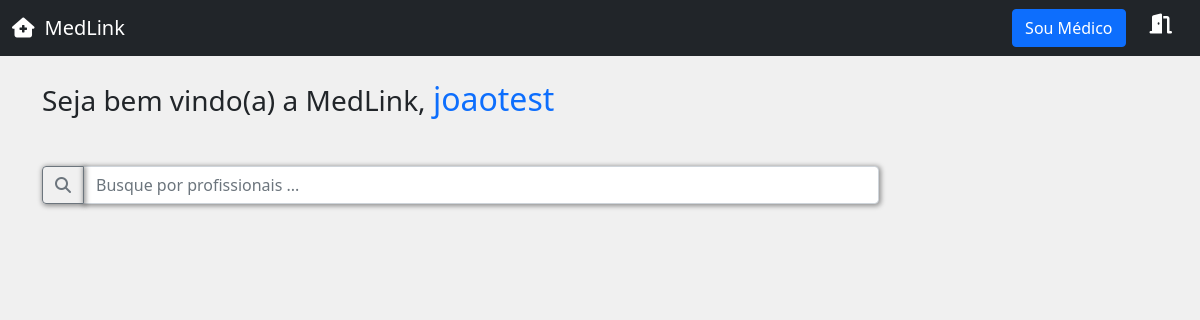
Before: /pacientes/home/ (signed in) with the older database file.
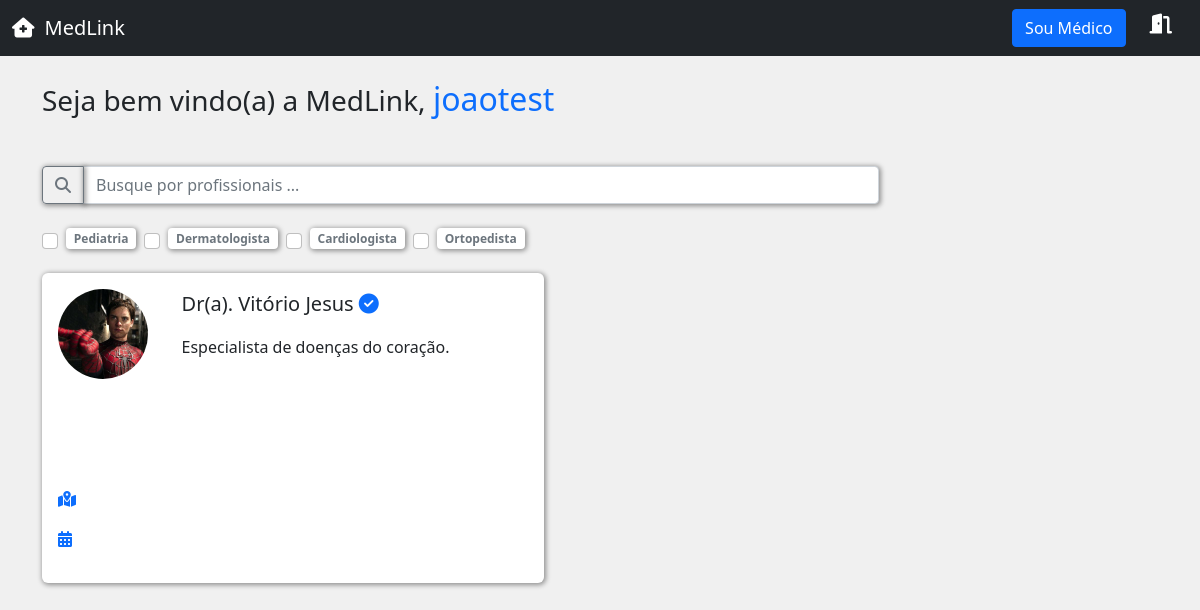
After: the same page with the newer database file.
### medico/models.py (models this page shows, shortened)
class Especialidade(models.Model):
    especialidade = models.CharField(max_length=100)

class DadosMedico(models.Model):
    crm = models.CharField(max_length=50)
    nome = models.CharField(max_length=100)
    cep = models.CharField(max_length=15)
    rua = models.CharField(max_length=100)
    bairro = models.CharField(max_length=100)
    numero = models.IntegerField()
    rg = models.ImageField(upload_to='rgs')
    cedula_identidade_medica = models.ImageField(upload_to='cim')
    foto = models.ImageField(upload_to='fotos-perfil')
    descricao = models.TextField()
    valor_consulta = models.FloatField(default=100)
    user = models.ForeignKey(User, on_delete=models.DO_NOTHING)
    especialidade = models.ForeignKey(Especialidade, on_delete=models.DO_NOTHING)

### pacientes/views.py (the view)
# urls.py: path('home/', views.HomePaciente , name = 'home'),
@login_required
def HomePaciente(request):
    if request.method == 'GET':
        filtrar_medico = request.GET.get('medico')
        filtrar_especialidade = request.GET.getlist('especialidades')
        medicos = DadosMedico.objects.all()
        if filtrar_medico:
            medicos = medicos.filter(nome__icontains=filtrar_medico)
        if filtrar_especialidade:
            medicos = medicos.filter(especialidade_id__in=filtrar_especialidade)
        especialidades = Especialidade.objects.all()
        return render (request,'home_paciente.html',{'especialidade':especialidades , 'medicos':medicos , 'is_medico':is_medico(request.user)})

### medico/models.py (called while the page is built)
def is_medico(user):
    return DadosMedico.objects.filter(user=user).exists()

### pacientes/templates/home_paciente.html (shortened to what this page needs)
{% extends 'base.html' %}
{% load static %}
{% block 'head' %}
    <link rel="stylesheet" href="{% static 'usuarios/css/style.css' %}">
    <link rel="stylesheet" href="{% static 'medicos/css/cadastro_medicos.css' %}">
    <link rel="stylesheet" href="{% static 'geral/css/base.css' %}">
    <link rel="stylesheet" href="https://cdnjs.cloudflare.com/ajax/libs/font-awesome/6.5.2/css/all.min.css" />
{% endblock %}
{%block 'body'%}
    {%block 'header'%}
        <nav class="navbar navbar-dark bg-dark">
            <div class="container-fluid">
                <a href="{% url 'home' %}" class="navbar-brand">
                    <i class="fa-solid fa-house-medical"></i>MedLink
                </a>
                <div class="right-navbar d-flex gap-4">
                    <a href=" {% url 'cadastro_medico' %} ">
                        <button class="btn btn-primary" type="submit">Sou Médico</button>
                    </a>
                    <abbr title="Sair">
                        <a class="navbar-brand" href=" {% url 'logout' %} ">
                            <i class="fa-solid fa-door-open"></i>
                        </a>
                    </abbr>
                </div>
            </div>
        </nav>
    {%endblock%}
    <div class="container">
        <div class="title-home mt-4">
            <h3>Seja bem vindo(a) a MedLink, <span class="text-primary fs-2"> {{request.user}} </span></h3>
        </div>
        <form action=" url 'home' " method="GET">
            <div class="input-group mb-3 mt-5 w-75">
                <button class="btn btn-outline-secondary shadow-main-color" type="submit" id="button-addon1"> <i class="fa-solid fa-magnifying-glass"></i> </button>
                <input name="medico" type="text" class="form-control shadow-main-color" placeholder="Busque por profissionais ..." aria-label="Example text with button addon" aria-describedby="button-addon1">
            </div>
            <div class="especialidade-check d-flex align-items-center mt-4 gap-2">
                {% for item in especialidade %}
                    <input class="form-check-input" type="checkbox" value="{{ item.id }}" name="especialidades" id="flexCheckDefault">
                    <span class="badge bg-white text-secondary shadow-main-color">
                        {{ item.especialidade }}
                    </span>
                {% endfor %}
            </div>
            <div class="lista-medicos d-flex gap-5 mt-4">
                {% for medico in medicos %}
                <div class="card-medico shadow-main-color">
                    <div class="row">
                        <div class="col-md-3">
                            <img src=" {{ medico.foto.url }} " class="ft-perfil-card">
                        </div>
                        <div class="col-md">
                            <p style="font-size:20px" >
                                Dr(a). {{ medico.nome }}
                                <i class="fa-solid fa-circle-check text-primary"></i>
                            </p>
                            <p class="p-descricaoMedico" >{{ medico.descricao }}</p>
                        </div>
                    </div>
                        <p class="mt-3">
                            <i class="fa-solid fa-map-location-dot text-primary"></i>
                        </p>
                        <p class="mt-3">
                            <i class="fa-solid fa-calendar-days text-primary"></i>
                        </p>
                </div>
                {% endfor %}
            </div>
        </form>
    </div>
{%endblock%}

Changed rows visible on the page:
added Especialidade: especialidade "Pediatria"
added Especialidade: especialidade "Dermatologista"
added Especialidade: especialidade "Cardiologista"
added Especialidade: especialidade "Ortopedista"
added DadosMedico: foto (picture), nome "Vitório Jesus", descricao "Especialista de doenças do coração."
